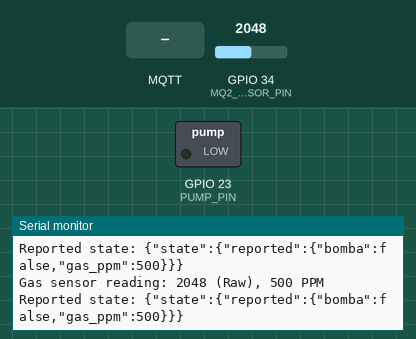
Recording of a sketch running on a simulated ESP32. Parts: switched loads named in the sketch (green lamp = pin HIGH), the last lines printed to the serial monitor. The inputs (shaded band) are chosen by the test bench; at power-on: GPIO 34 (MQ2_SENSOR_PIN) = 2048. WiFi joins after 1.5 s; servers stay silent unless stated; no MQTT or app messages arrive unless stated.

Above: at 3.7 s.
3.8 s: MQTT message "1" arrives on the first subscribed topic
At 4.3 s:
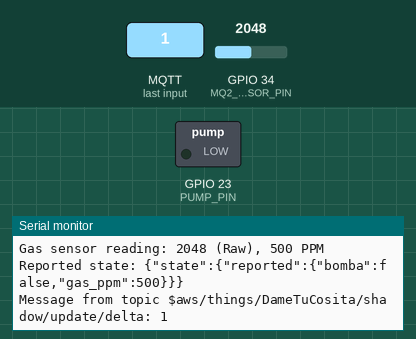
5.3 s: MQTT message "on" arrives on the first subscribed topic
At 6.4 s:
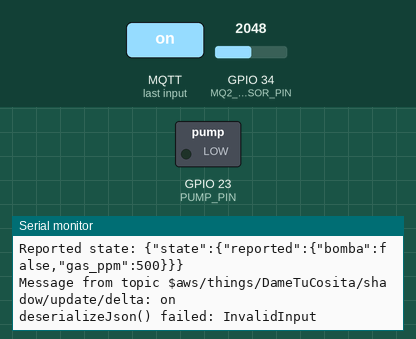
6.8 s: MQTT message "off" arrives on the first subscribed topic
At 7.9 s:
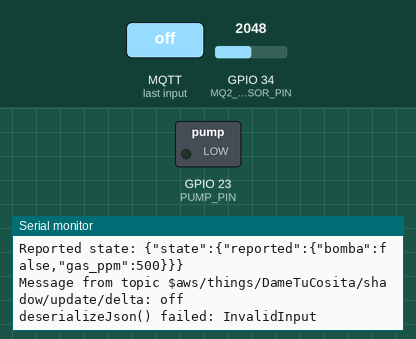

The sketch:

practica3.ino
```cpp
#include <Arduino.h>
#include "config.h"
#include "WiFiManager.h"
#include "SensorManager.h"
#include "ActuatorManager.h"
#include "MQTTClient.h"

// Create class instances
WiFiManager wifiManager(WIFI_SSID, WIFI_PASS);
SensorManager sensorManager(MQ2_SENSOR_PIN, SENSOR_READ_INTERVAL);
ActuatorManager actuatorManager(PUMP_PIN);
MQTTClient mqttClient(
    MQTT_BROKER,
    MQTT_PORT,
    CLIENT_ID,
    AMAZON_ROOT_CA1,
    CERTIFICATE,
    PRIVATE_KEY,
    UPDATE_TOPIC,
    UPDATE_DELTA_TOPIC,
    sensorManager,
    actuatorManager
);

void setup() {
    Serial.begin(115200);
    Serial.println("Starting system initialization...");

    // Initialize components
    actuatorManager.initialize();
    sensorManager.initialize();

    // Connect to WiFi
    wifiManager.connect();

    // Initialize MQTT client
    mqttClient.initialize();

    Serial.println("System initialization complete!");
}

void loop() {
    // Check MQTT connection
    if (!mqttClient.isConnected()) {
        mqttClient.connect();
    }
    mqttClient.loop();

    // Check if it's time to read sensor
    if (sensorManager.isTimeToRead()) {
        sensorManager.update();
        mqttClient.reportDeviceState();
    }
}
```

ActuatorManager.cpp
```cpp
#include "ActuatorManager.h"

ActuatorManager::ActuatorManager(int pumpPin)
    : _pumpPin(pumpPin), _pumpState(false) {
}

void ActuatorManager::initialize() {
    pinMode(_pumpPin, OUTPUT);
    setPumpState(false); // Ensure pump is off initially
}

void ActuatorManager::setPumpState(bool state) {
    _pumpState = state;
    digitalWrite(_pumpPin, _pumpState ? HIGH : LOW);
    Serial.println(_pumpState ? "Pump turned ON" : "Pump turned OFF");
}

bool ActuatorManager::getPumpState() const {
    return _pumpState;
}
```

ActuatorManager.h
```cpp
#ifndef ACTUATOR_MANAGER_H
#define ACTUATOR_MANAGER_H

#include <Arduino.h>

class ActuatorManager {
private:
    int _pumpPin;
    bool _pumpState;

public:
    // Constructor
    ActuatorManager(int pumpPin);

    // Methods
    void initialize();
    void setPumpState(bool state);
    bool getPumpState() const;
};

#endif // ACTUATOR_MANAGER_H
```

MQTTClient.cpp
```cpp
#include "MQTTClient.h"

// Initialize static member
MQTTClient* MQTTClient::_instance = nullptr;

MQTTClient::MQTTClient(
    const char* broker,
    int port,
    const char* clientId,
    const char* rootCA,
    const char* certificate,
    const char* privateKey,
    const char* updateTopic,
    const char* updateDeltaTopic,
    SensorManager& sensorManager,
    ActuatorManager& actuatorManager
) : _broker(broker),
    _port(port),
    _clientId(clientId),
    _rootCA(rootCA),
    _certificate(certificate),
    _privateKey(privateKey),
    _updateTopic(updateTopic),
    _updateDeltaTopic(updateDeltaTopic),
    _client(_wifiClient),
    _sensorManager(sensorManager),
    _actuatorManager(actuatorManager) {

    _instance = this; // Set instance for static callback
}

void MQTTClient::initialize() {
    _wifiClient.setCACert(_rootCA);
    _wifiClient.setCertificate(_certificate);
    _wifiClient.setPrivateKey(_privateKey);

    _client.setServer(_broker, _port);
    _client.setCallback(wrapperCallback);
}

void MQTTClient::connect() {
    while (!_client.connected()) {
        Serial.print("Attempting MQTT connection...");
        if (_client.connect(_clientId)) {
            Serial.println("connected");
            _client.subscribe(_updateDeltaTopic);
            Serial.println("Subscribed to " + String(_updateDeltaTopic));

            // Report device state immediately after connection
            delay(100); // Short delay to ensure subscription is complete
            reportDeviceState();
        } else {
            Serial.print("failed, rc=");
            Serial.print(_client.state());
            Serial.println(" try again in 5 seconds");
            delay(5000);
        }
    }
}

bool MQTTClient::isConnected() const {
    return const_cast<PubSubClient&>(_client).connected();

}

void MQTTClient::loop() {
    _client.loop();
}

void MQTTClient::reportDeviceState() {
    _outputDoc.clear();
    JsonObject reportedState = _outputDoc["state"].createNestedObject("reported");
    reportedState["bomba"] = _actuatorManager.getPumpState();
    reportedState["gas_ppm"] = _sensorManager.getGasLevel();

    serializeJson(_outputDoc, _outputBuffer);
    _client.publish(_updateTopic, _outputBuffer);
    Serial.println("Reported state: " + String(_outputBuffer));
}

// Static wrapper for the callback function
void MQTTClient::wrapperCallback(char* topic, byte* payload, unsigned int length) {
    if (_instance) {
        _instance->handleCallback(topic, payload, length);
    }
}

void MQTTClient::handleCallback(char* topic, byte* payload, unsigned int length) {
    String message;
    for (int i = 0; i < length; i++) {
        message += (char)payload[i];
    }
    Serial.println("Message from topic " + String(topic) + ": " + message);

    DeserializationError err = deserializeJson(_inputDoc, payload);
    if (!err) {
        if (String(topic) == _updateDeltaTopic) {
            JsonVariant bomba = _inputDoc["state"]["bomba"];
            if (!bomba.isNull()) {
                bool pumpState = bomba.as<bool>();
                _actuatorManager.setPumpState(pumpState);
                reportDeviceState();
            }
        }
    } else {
        Serial.print("deserializeJson() failed: ");
        Serial.println(err.c_str());
    }
}
```

MQTTClient.h
```cpp
#ifndef MQTT_CLIENT_H
#define MQTT_CLIENT_H

#include <Arduino.h>
#include <WiFiClientSecure.h>
#include <PubSubClient.h>
#include <ArduinoJson.h>
#include "SensorManager.h"
#include "ActuatorManager.h"

class MQTTClient {
private:
    const char* _broker;
    int _port;
    const char* _clientId;
    const char* _rootCA;
    const char* _certificate;
    const char* _privateKey;
    const char* _updateTopic;
    const char* _updateDeltaTopic;

    WiFiClientSecure _wifiClient;
    PubSubClient _client;

    SensorManager& _sensorManager;
    ActuatorManager& _actuatorManager;

    StaticJsonDocument<JSON_OBJECT_SIZE(64)> _inputDoc;
    StaticJsonDocument<JSON_OBJECT_SIZE(16)> _outputDoc;
    char _outputBuffer[256];

    static MQTTClient* _instance; // For callback
    static void wrapperCallback(char* topic, byte* payload, unsigned int length);
    void handleCallback(char* topic, byte* payload, unsigned int length);

public:
    // Constructor
    MQTTClient(
        const char* broker,
        int port,
        const char* clientId,
        const char* rootCA,
        const char* certificate,
        const char* privateKey,
        const char* updateTopic,
        const char* updateDeltaTopic,
        SensorManager& sensorManager,
        ActuatorManager& actuatorManager
    );

    // Methods
    void initialize();
    void connect();
    bool isConnected() const;
    void loop();
    void reportDeviceState();
};

#endif // MQTT_CLIENT_H
```

SensorManager.cpp
```cpp
#include "SensorManager.h"

SensorManager::SensorManager(int sensorPin, unsigned long readInterval)
    : _sensorPin(sensorPin), _gasLevel(0), _lastReadTime(0), _readInterval(readInterval) {
}

void SensorManager::initialize() {
    pinMode(_sensorPin, INPUT);
    // Perform initial reading
    update();
}

void SensorManager::update() {
    int sensorValue = analogRead(_sensorPin);
    _gasLevel = map(sensorValue, 0, 4095, 0, 1000);
    _lastReadTime = millis();

    Serial.print("Gas sensor reading: ");
    Serial.print(sensorValue);
    Serial.print(" (Raw), ");
    Serial.print(_gasLevel);
    Serial.println(" PPM");
}

int SensorManager::getGasLevel() const {
    return _gasLevel;
}

bool SensorManager::isTimeToRead() const {
    return (millis() - _lastReadTime) > _readInterval;
}
```

SensorManager.h
```cpp
#ifndef SENSOR_MANAGER_H
#define SENSOR_MANAGER_H

#include <Arduino.h>

class SensorManager {
private:
    int _sensorPin;
    int _gasLevel;
    unsigned long _lastReadTime;
    unsigned long _readInterval;

public:
    // Constructor
    SensorManager(int sensorPin, unsigned long readInterval);

    // Methods
    void initialize();
    void update();
    int getGasLevel() const;
    bool isTimeToRead() const;
};

#endif // SENSOR_MANAGER_H
```

WiFiManager.cpp
```cpp
#include "WiFiManager.h"

WiFiManager::WiFiManager(const char* ssid, const char* password)
    : _ssid(ssid), _password(password) {
}

void WiFiManager::connect() {
    Serial.print("Connecting to WiFi: ");
    Serial.println(_ssid);

    WiFi.disconnect(true); // Reset WiFi configuration
    delay(1000);           // Wait to ensure WiFi reset

    WiFi.mode(WIFI_STA);
    WiFi.begin(_ssid, _password);

    while (WiFi.status() != WL_CONNECTED) {
        delay(500);
        Serial.print(".");
    }

    Serial.println();
    Serial.print("Connected to WiFi. IP address: ");
    Serial.println(WiFi.localIP());
}

bool WiFiManager::isConnected() const {
    return WiFi.status() == WL_CONNECTED;
}

IPAddress WiFiManager::getLocalIP() const {
    return WiFi.localIP();
}
```

WiFiManager.h
```cpp
#ifndef WIFI_MANAGER_H
#define WIFI_MANAGER_H

#include <WiFi.h>
#include <Arduino.h>

class WiFiManager {
private:
    const char* _ssid;
    const char* _password;

public:
    // Constructor
    WiFiManager(const char* ssid, const char* password);

    // Methods
    void connect();
    bool isConnected() const;
    IPAddress getLocalIP() const;
};

#endif // WIFI_MANAGER_H
```

config.h
```cpp
#ifndef CONFIG_H
#define CONFIG_H

// WiFi Configuration
const char* WIFI_SSID = "Saul Guizada";
const char* WIFI_PASS = "iotprueba";

// MQTT Configuration
const char* MQTT_BROKER = "abmisr4l2y1c3-ats.iot.us-east-2.amazonaws.com";
const int MQTT_PORT = 8883;
const char* CLIENT_ID = "ESP-32";

// AWS IoT Shadow topics
const char* UPDATE_TOPIC = "$aws/things/DameTuCosita/shadow/update";
const char* UPDATE_DELTA_TOPIC = "$aws/things/DameTuCosita/shadow/update/delta";

// Pin Configuration
const int PUMP_PIN = 23;
const int MQ2_SENSOR_PIN = 34;

// Timing Configuration
const unsigned long SENSOR_READ_INTERVAL = 2000;

// Certificates
// Amazon Root CA
const char AMAZON_ROOT_CA1[] PROGMEM = R"EOF(
-----BEGIN CERTIFICATE-----
MIIDQTCCAimgAwIBAgITBmyfz5m/jAo54vB4ikPmljZbyjANBgkqhkiG9w0BAQsF
ADA5MQswCQYDVQQGEwJVUzEPMA0GA1UEChMGQW1hem9uMRkwFwYDVQQDExBBbWF6
b24gUm9vdCBDQSAxMB4XDTE1MDUyNjAwMDAwMFoXDTM4MDExNzAwMDAwMFowOTEL
MAkGA1UEBhMCVVMxDzANBgNVBAoTBkFtYXpvbjEZMBcGA1UEAxMQQW1hem9uIFJv
b3QgQ0EgMTCCASIwDQYJKoZIhvcNAQEBBQADggEPADCCAQoCggEBALJ4gHHKeNXj
ca9HgFB0fW7Y14h29Jlo91ghYPl0hAEvrAIthtOgQ3pOsqTQNroBvo3bSMgHFzZM
9O6II8c+6zf1tRn4SWiw3te5djgdYZ6k/oI2peVKVuRF4fn9tBb6dNqcmzU5L/qw
IFAGbHrQgLKm+a/sRxmPUDgH3KKHOVj4utWp+UhnMJbulHheb4mjUcAwhmahRWa6
VOujw5H5SNz/0egwLX0tdHA114gk957EWW67c4cX8jJGKLhD+rcdqsq08p8kDi1L
93FcXmn/6pUCyziKrlA4b9v7LWIbxcceVOF34GfID5yHI9Y/QCB/IIDEgEw+OyQm
jgSubJrIqg0CAwEAAaNCMEAwDwYDVR0TAQH/BAUwAwEB/zAOBgNVHQ8BAf8EBAMC
AYYwHQYDVR0OBBYEFIQYzIU07LwMlJQuCFmcx7IQTgoIMA0GCSqGSIb3DQEBCwUA
A4IBAQCY8jdaQZChGsV2USggNiMOruYou6r4lK5IpDB/G/wkjUu0yKGX9rbxenDI
U5PMCCjjmCXPI6T53iHTfIUJrU6adTrCC2qJeHZERxhlbI1Bjjt/msv0tadQ1wUs
N+gDS63pYaACbvXy8MWy7Vu33PqUXHeeE6V/Uq2V8viTO96LXFvKWlJbYK8U90vv
o/ufQJVtMVT8QtPHRh8jrdkPSHCa2XV4cdFyQzR1bldZwgJcJmApzyMZFo6IQ6XU
5MsI+yMRQ+hDKXJioaldXgjUkK642M4UwtBV8ob2xJNDd2ZhwLnoQdeXeGADbkpy
rqXRfboQnoZsG4q5WTP468SQvvG5
-----END CERTIFICATE-----
)EOF";

// Device certificate
const char CERTIFICATE[] PROGMEM = R"KEY(
-----BEGIN CERTIFICATE-----
MIIDWjCCAkKgAwIBAgIVALbguJG5eBmh4BhqZEPSVDBh0LOeMA0GCSqGSIb3DQEB
CwUAME0xSzBJBgNVBAsMQkFtYXpvbiBXZWIgU2VydmljZXMgTz1BbWF6b24uY29t
IEluYy4gTD1TZWF0dGxlIFNUPVdhc2hpbmd0b24gQz1VUzAeFw0yNTA0MjMyMjUy
MTFaFw00OTEyMzEyMzU5NTlaMB4xHDAaBgNVBAMME0FXUyBJb1QgQ2VydGlmaWNh
dGUwggEiMA0GCSqGSIb3DQEBAQUAA4IBDwAwggEKAoIBAQDNfa/d5iVMzoJ25WPM
iMFwpE/BTNXLy9JXfGoOurOmH6AQ3AECGxYNHJ0xlL9sdaQjp0YISnDKDZowmzAw
NhKyn4yPlxZOxzAstfqs6T081HpWF4bz2jmV45AqOc6uh6++eNImLmZIT+Dr2Ihi
O4DalHgzZoRyyDASNlChszh49hRjk0dRCylmHfg9pP6vmE3Aow74S2zk1DS9GeDM
5lfinhCeVTNu/3FXziKNsBWGpFH1+FgplehB3fUxlCzGfdevGVc5IAIOZ5I+rcv2
9CfKuI323Bsu4XNMTrh6UiGBGOMhAq4GS4bm5giMqisI1gp3jANo5XOIa1PAeReH
lkkxAgMBAAGjYDBeMB8GA1UdIwQYMBaAFCjt6KITcg+Rqt38OJ7fLpwGcwTzMB0G
A1UdDgQWBBT3+ZhjUKq5tCNM0a5CPlVfaogL6jAMBgNVHRMBAf8EAjAAMA4GA1Ud
DwEB/wQEAwIHgDANBgkqhkiG9w0BAQsFAAOCAQEAPXrgU0NMaw7WqEbYQeS0IiJ3
l9QXOyB/3Vjjzx9MTXkPE7ojeUBIpawLzGxfjZp0/jmLq1TYIYF8Oa8b6/S5bKgt
aw866CwtdRHdI+xV3sucTopzvILM6oIziXgu5k/GY7QVUltQuPXSwaOZZj9pIHBE
8o7V6uoPXbb4EcFFV3KEgDsICHJYSSweV3KqLwFDhNM8w3q7tfnYVUXDBMVBlE7D
gDG3mgKmpnr29O3QWuOeGM/MCXi4prufvwPG/3VD1d2Bft4TdzYOsRUiNPcz5sOr
pMfTJSIC+uGWPmzhIRjr84U1E8GKo7YxyrC6VWgR9E03qyRi/Q9q955ro0Qx3w==
-----END CERTIFICATE-----
)KEY";

// Private key
const char PRIVATE_KEY[] PROGMEM = R"KEY(
-----BEGIN RSA PRIVATE KEY-----
MIIEowIBAAKCAQEAzX2v3eYlTM6CduVjzIjBcKRPwUzVy8vSV3xqDrqzph+gENwB
AhsWDRydMZS/bHWkI6dGCEpwyg2aMJswMDYSsp+Mj5cWTscwLLX6rOk9PNR6VheG
89o5leOQKjnOroevvnjSJi5mSE/g69iIYjuA2pR4M2aEcsgwEjZQobM4ePYUY5NH
UQspZh34PaT+r5hNwKMO+Ets5NQ0vRngzOZX4p4QnlUzbv9xV84ijbAVhqRR9fhY
KZXoQd31MZQsxn3XrxlXOSACDmeSPq3L9vQnyriN9twbLuFzTE64elIhgRjjIQKu
BkuG5uYIjKorCNYKd4wDaOVziGtTwHkXh5ZJMQIDAQABAoIBADglto8IGnsBFi7M
gNdbKpfPnacwil5UA9Y5vXTm2L10eLUCmBfuNLlCb0Uj4qYNAttnEkCjrmvXCaFs
Vd9mdvdtlueJHeRKksQ0uRjT5hKf8AlkBlDM+N0Wv8Z54xpXItMFik46cWIiyU9H
7AQDRDL1TF6nDVubjV78jk2Qfca24GpzOFsIRlLK7r1854LgnM2MadLCK8JPPJ8M
nQ9B8czElpo0KxMukpisUMewFcRMMiroReMdA/XsbpmbtFNqzcFdt+jkwc2DCLz2
v3plPxY41Jr2jVi7y98OXYyjChDuXaxSKrwiTtSesTXzokzj8vmjM3+elo3pt5Ul
PxrwYdECgYEA/RtzbgzAJqIFjKGQ4liJmUnIxj7UHpvxEGBTV67HT71JbQ/DvqHG
gs+r2Mo7lJZ4ZN+S8+UjPoIalpmGc1B0s2XbKKwjpj3k6d3tccba64uQQoaOjTPT
Gw54WxSew/lZgReWSM/bS3esBwrdTNUwFb2bJUub1DUbO/NqCMNqyn0CgYEAz9br
PewBc83eyQOopaSOBCJRG5qD3Vpiv/igytpX6kVnzf2b8hK/0YkqHaygTOUbYP+o
s1kJINnDGs0lGXjLAixX/yLbPSyUWkrxYa1OwMPE4dYht+gyjEuzgJgdUWEHEbYq
UWwtQWlJRsp72TR1psLqk044yxtwnAcIKdN9A8UCgYBZNaKyqCXVuAeSsKN7U89z
ytDMJvrmqvoFVp4pan3vefz2RrcsaqKoGoAsUeM8FOjsTOzjr+CDOKIccJI19Kad
UIo1RK7v+iLD1yfIkVk56h/3gqud0yVWBPygxZzL4AgO+vxKP5DAgbaNaOPlH8Lp
9sFHHOYYnnsx3zKBUjdClQKBgGVGxgS7fw2uENSE6uYkZGuRSVKZHY58X8hJ4BhZ
AyQORAH1hcsU5dG19AbXupkdvxSqH8udJDyUwGTL+DsMSGg7sXmKw6hwk63X/P1q
1QhLnSGrFW0nQZJpxQNxnD+udyJjUQWyH+9S3bkYK/dwf7AOJP44zKX0LhBpwMmY
2789AoGBAKafCoZy835wDTzENZFKLqPkxdTKfhqbB0iXkjzT98g/M9xnF5lXe7gn
CatdqQ5H/BRXcBrmkouMFbQAClLdFZiYFM7CNHboJQKrZPssNo3dbDKoIdfx9Geg
WdtuyWp1AaR5iPE+RBD1Y9qKKHwk99DMRyjHh4l7olRQoRZ0EPZx
-----END RSA PRIVATE KEY-----
)KEY";

#endif // CONFIG_H
```

Measured:
- after the input at 3.8 s, the serial monitor: prints a new line at once (image 1)
- after the input at 5.3 s, the serial monitor: prints a new line at once (image 2)
- after the input at 6.8 s, the serial monitor: prints a new line at once (image 3)
